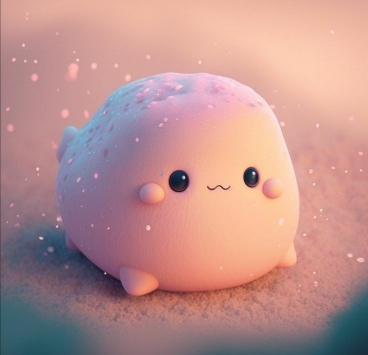
#> input picture Image Processing/Image_Processing_!/1.jpg, 368 x 355 px
$ python main.py
#> lines starting #> are read from the running program, lines starting #| are printed output that depends on the picture
import cv2

my_image=cv2.imread("1.jpg")
#> my_image is the input picture: shape (355, 368, 3); mean B, G, R 142.4, 145.2, 189.1
my_image_1=cv2.cvtColor(my_image,cv2.COLOR_BGR2GRAY)
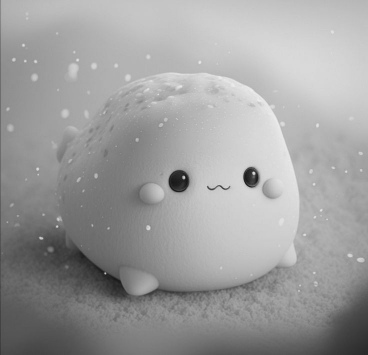
#> my_image_1: shape (355, 368); min 23, max 237, mean 158

print(my_image_1.shape)
#| (355, 368)
print(my_image_1[50,200])
#| 197
my_image_1[0:25,0: 368]=0
my_image_1[0:355,1: 20]=0
my_image_1[0:355,350: 368]=0
my_image_1[330:355,1: 368]=0
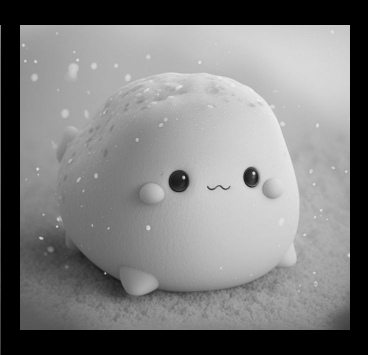
#> my_image_1: shape (355, 368); min 0, max 237, mean 125
cv2.imshow("reza",my_image_1)
cv2.waitKey()
#> (the run stopped early here; a loop or call above may not have finished)
